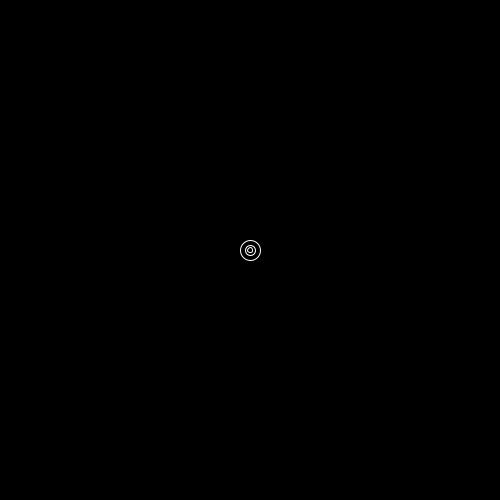
Frame 1 (no input)
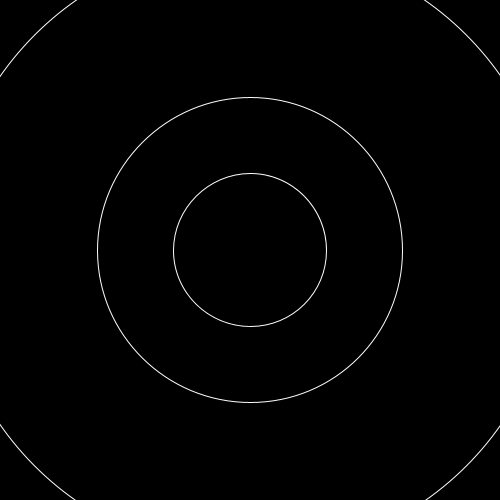
Frame 60 (the mouse pressed at the canvas centre just before this capture)
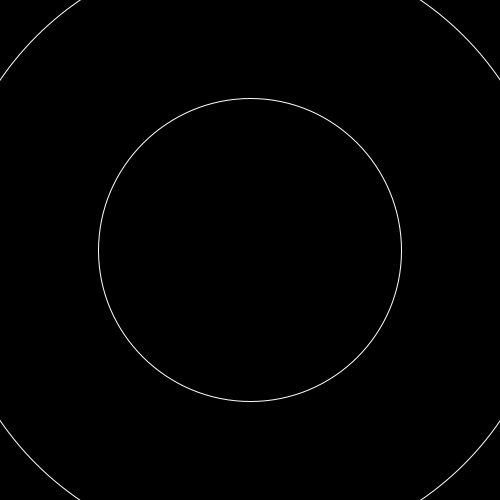
Frame 120 (the mouse held since frame 60 and released just before this capture)

The Processing sketch that drew these frames (run headless with seeded random() and noise(); from frame 60 on, the mouse is pressed at the canvas centre):

// Processing sketch: processing_123237
// ── processing_123237.pde

float x;
float y;
float size;

void setup(){
  size (500, 500);
  stroke(255);
  y = height * 0.5;
  x = width * 0.5;
  size = 10;
  frameRate(100);
  
}
void draw(){
  background(0);
 
  size = size + 10;
  
  fill(0);
  ellipse(x, y, size, size);
  ellipse(x, y, size * 0.5, size * 0.5);
  ellipse(x, y, size * 0.25, size * 0.25);
}
